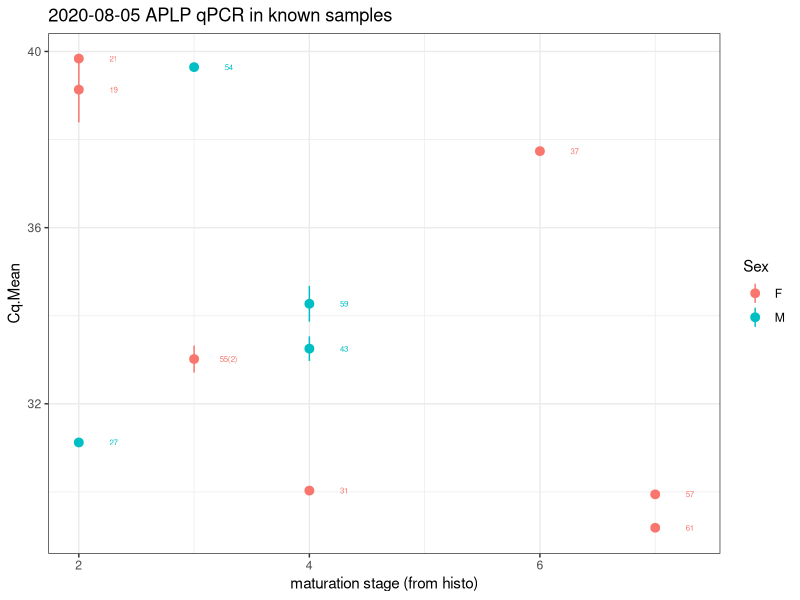

Write R code to recreate this figure.
## ---- chunk 1
library(ggplot2)

## ---- chunk 2
qPCR_results <- read.csv("sam_2020-08-06_05-44-24_BR006896-Quantification_Cq_Results.csv", stringsAsFactors = F)


meta <- read.csv("meta_data.csv", stringsAsFactors = )
## ---- chunk 3
qPCR_results_subset <- unique(qPCR_results[,c("Sample","Target", "Cq.Mean", "Cq.Std..Dev")])
## ---- chunk 4
qPCR_results_subset<- qPCR_results_subset[which(qPCR_results_subset$Cq.Mean >0),]
## ---- chunk 5
qPCR_results_subset <- merge(meta,qPCR_results_subset, by = "Sample")

## ---- chunk 6
qPCR_results_subset_known <- qPCR_results_subset[which(qPCR_results_subset$Target == "APLP" & qPCR_results_subset$Stage !="Unk"),]

qPCR_results_subset_known$SDmin <- qPCR_results_subset_known$Cq.Mean - qPCR_results_subset_known$Cq.Std..Dev

qPCR_results_subset_known$SDmax <- qPCR_results_subset_known$Cq.Mean + qPCR_results_subset_known$Cq.Std..Dev

jpeg("APLP_qPCR_results_known_samples.jpg", width = 6, height = 6, units = "in", res = 300 )
ggplot(qPCR_results_subset_known, aes(as.numeric(Stage),Cq.Mean,color = Sex, label = Sample)) + geom_pointrange(aes(ymin=SDmin, ymax=SDmax)) + xlab("maturation stage (from histo)") + geom_text(size = 2,nudge_x = 0.3) + theme_bw() + ggtitle("2020-08-05 APLP qPCR in known samples")
dev.off()
